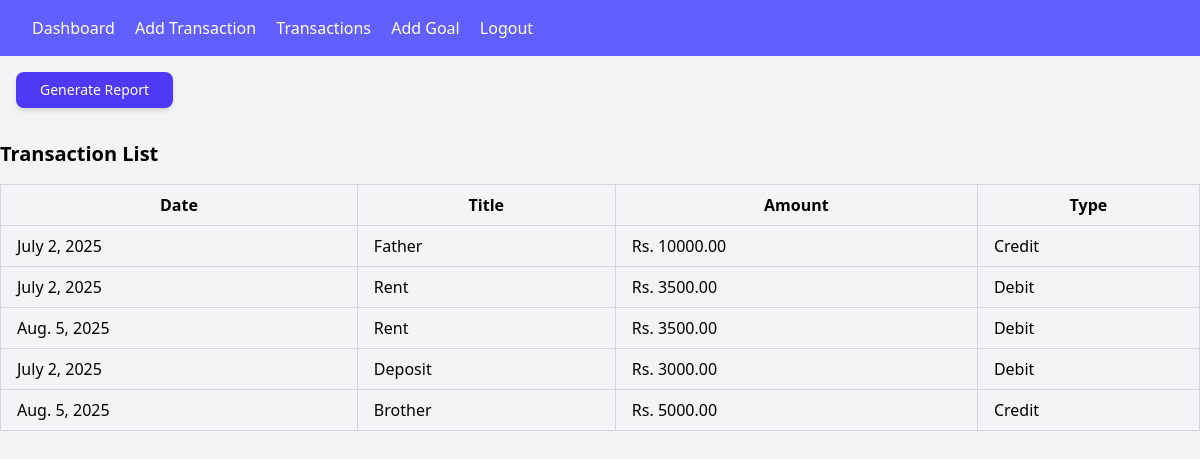
The app's page /transactions/ (signed in) with its own data.
### finance/models.py (models this page shows, shortened)
class Transaction(models.Model):
  TRANSACTION_TYPES = [
    ('Income', 'Income'),
    ('Expense', 'Expense')
  ]
  user = models.ForeignKey(User, on_delete=models.CASCADE)
  title = models.CharField(max_length=255)
  amount = models.DecimalField(max_digits=10, decimal_places=2)
  transaction_type = models.CharField(max_length=10, choices=TRANSACTION_TYPES)
  date = models.DateField()
  category = models.CharField(max_length=255)

### finance/views.py (the view)
# urls.py: path('transactions/', TransactionListView.as_view(), name='transaction_list'),
class TransactionListView(LoginRequiredMixin, View):
  def get(self, request, *args, **kwargs):
    transactions = Transaction.objects.filter(user = request.user)
    return render(request, 'finance/transaction_list.html', {'transactions':transactions})

### finance/templates/finance/transaction_list.html (shortened to what this page needs)
{% extends "finance/base.html" %}
{% block content %}
<a href="{% url 'export_transactions' %}" class="ml-4 my-4 inline-block px-6 py-2 text-sm font-medium text-white bg-indigo-600 rounded-lg shadow-md hover:bg-indigo-700 focus:outline-none focus:ring-2 focus:ring-indigo-500 transition duration-200">
    Generate Report
</a>
<h1 class="text-xl font-bold my-4">Transaction List</h1>
<table class="min-w-full table-auto border-collapse border border-gray-300">
  <thead>
      <tr class="bg-gray-100">
          <th class="px-4 py-2 border border-gray-300">Date</th>
          <th class="px-4 py-2 border border-gray-300">Title</th>
          <th class="px-4 py-2 border border-gray-300">Amount</th>
          <th class="px-4 py-2 border border-gray-300">Type</th>
      </tr>
  </thead>
  <tbody>
      {% for transaction in transactions %}
      <tr class="hover:bg-gray-50">
          <td class="px-4 py-2 border border-gray-300">{{ transaction.date }}</td>
          <td class="px-4 py-2 border border-gray-300">{{ transaction.title }}</td>
          <td class="px-4 py-2 border border-gray-300">Rs. {{ transaction.amount|floatformat:2 }}</td>
          <td class="px-4 py-2 border border-gray-300">
              {% if transaction.transaction_type == 'Income' %}
                  Credit
              {% else %}
                  Debit
              {% endif %}
          </td>
      </tr>
      {% endfor %}
  </tbody>
</table>
{% endblock content %}

### records on screen
Transaction: transaction_type "Credit"
Transaction: transaction_type "Debit"
Transaction: transaction_type "Debit"
Transaction: transaction_type "Debit"
Transaction: transaction_type "Credit"
